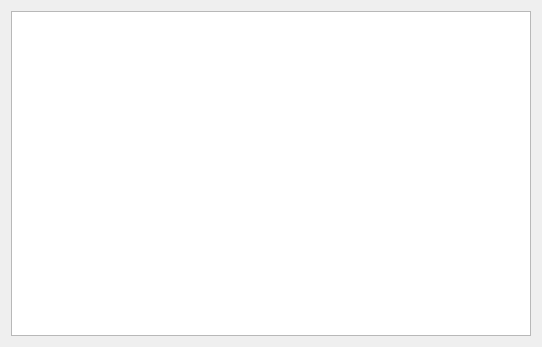
<?xml version="1.0" encoding="UTF-8"?>
<ui version="4.0">
 <class>fen_touslesComptes</class>
 <widget class="QDialog" name="fen_touslesComptes">
  <property name="geometry">
   <rect>
    <x>0</x>
    <y>0</y>
    <width>542</width>
    <height>347</height>
   </rect>
  </property>
  <property name="windowTitle">
   <string>Dialog</string>
  </property>
  <layout class="QGridLayout" name="gridLayout">
   <item row="0" column="0">
    <widget class="QTableWidget" name="table_tous_comptes"/>
   </item>
  </layout>
 </widget>
 <resources/>
 <connections/>
</ui>
